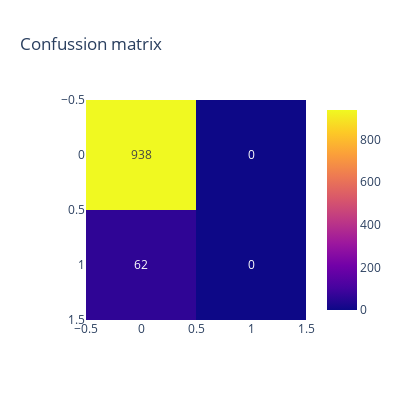

The notebook cell this image was saved under:
### Code cell
model = MLPClassifier(hidden_layer_sizes=(10, 10), activation='relu')
print_fit_model(model)

### Figure 1 — Plotly figure (JSON) as saved in the notebook; plotly's stock layout.template omitted (floating-point values rounded to 4 significant figures)
{"data": [{"coloraxis": "coloraxis", "hovertemplate": "x: %{x}<br>y: %{y}<br>color: %{z}<extra></extra>", "name": "0", "texttemplate": "%{z}", "type": "heatmap", "xaxis": "x", "yaxis": "y", "z": [[938, 0], [62, 0]]}], "layout": {"coloraxis": {"colorscale": [[0, "#0d0887"], [0.1111, "#46039f"], [0.2222, "#7201a8"], [0.3333, "#9c179e"], [0.4444, "#bd3786"], [0.5556, "#d8576b"], [0.6667, "#ed7953"], [0.7778, "#fb9f3a"], [0.8889, "#fdca26"], [1, "#f0f921"]]}, "height": 400, "title": {"text": "Confussion matrix"}, "width": 400, "xaxis": {"anchor": "y", "constrain": "domain", "domain": [0, 1], "scaleanchor": "y"}, "yaxis": {"anchor": "x", "autorange": "reversed", "constrain": "domain", "domain": [0, 1]}}}
